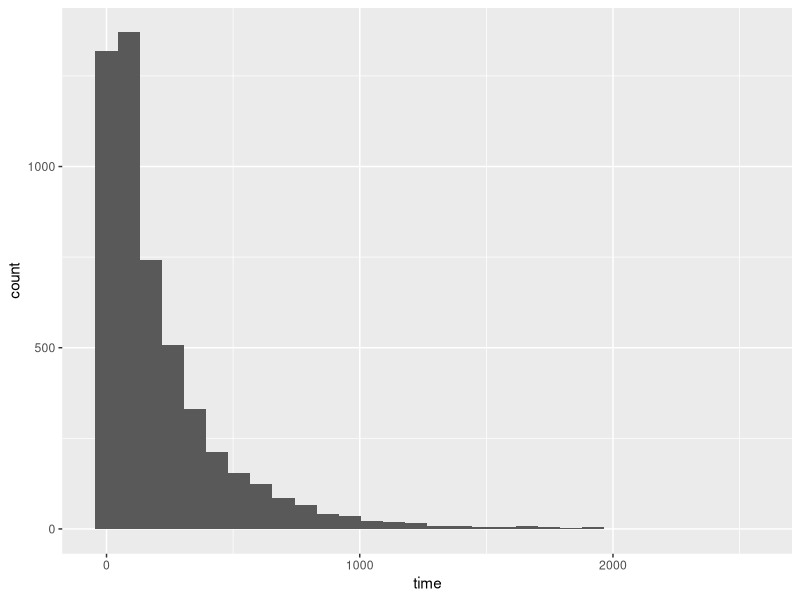

R code for this plot:
# Simulate complex pathway for ALPS example data

library(ggplot2)
library(survival)

wd <- "C:\\Users\\tomah\\OneDrive\\Documents\\GitHub\\ALPS-Bayesian-Pathway-Analysis\\simpath"
setwd(wd)

# import observed (but scrambled) ProBe CaRe cohort genotype data
simgeno <- read.csv("cohort_sim1.csv", header=TRUE)

attach(simgeno)  


# simpath.png in working directory shows the tamoxifen paths we want to simulate
  # genes & variants involved: 
    # CYP2C9 -  cyp7
    # CYP2C19 - cyp4
    # ABCG2 - abc9
    # SULT1A1 - sul3

# Will need six theta_lambda parameters and one beta parameter to govern the pathway
# (cyp7, cyp4) gets two thetas
# (abc9, sul3) gets two thetas
# ([cyp7,cyp4],[abc9,sul3]) gets two thetas

# specify thetas

  # (cyp7,cyp4)
  theta1 <- 0
  theta2 <- 0

  # (abc9,sul3)
  theta3 <- 1
  theta4 <- 1

  # (cyp7,cyp4)(abc9,sul3)
  theta5 <- 0.5
  theta6 <- 0.5

# create nested pathway structures
z1 <- cyp7*theta1 + cyp4*theta2 + (1-theta1-theta2)*cyp7*cyp4
z2 <- abc9*theta3 + sul3*theta4 + (1-theta3-theta4)*abc9*sul3
simgeno$z <- z1*theta5 + z2*theta6 + (1-theta5-theta6)*z1*z2

# simulate survival data based on z, beta
  # simulation parameters
  beta <- -3 # the overall pathway coefficient
  lambda.t <- 0.01  #baseline hazard
  lambda.c <- 0.005 #censoring hazard

linpred <- exp(beta*simgeno$z)
scale.t <- linpred*lambda.t

  set.seed(557)
  t <- rweibull(n=nrow(simgeno), shape=1, scale=scale.t) #time to event
  c <- rweibull(n=nrow(simgeno), shape=1, lambda.c) #time to censoring
  simgeno$time <- round(100000*(pmin(t,c)),2) #follow-up time (whichever comes first)
  
  #status variable
  censored <- ifelse(c < t,1,0)
  simgeno$event <- 1-censored

# check distribution of person-time
ggplot(simgeno, aes(x=time)) + geom_histogram()

mdl_marginal_main <- coxph(Surv(time,event) ~ 
                             (abc1	+ abc2 + abc3	+ abc4 + abc5	+ abc6 + abc7	+
                                abc8	+ abc9 + abc10 + cyp1	+ cyp2 + cyp3	+ cyp4 +
                                cyp5	+ cyp6 + cyp7	+ cyp8 + cyp9	+ cyp10 + cyp11 +
                                cyp12+ cyp13 + cyp14 + sul1 + sul2	+ sul3 + sul4	+
                                sul5	+ ugt1 + ugt2	+ ugt3), 
                           data=simgeno)
summary(mdl_marginal_main)

# write out simulated pathway data for use with ALPS
write.csv(simgeno,file="simpath_cohort_scram.csv")